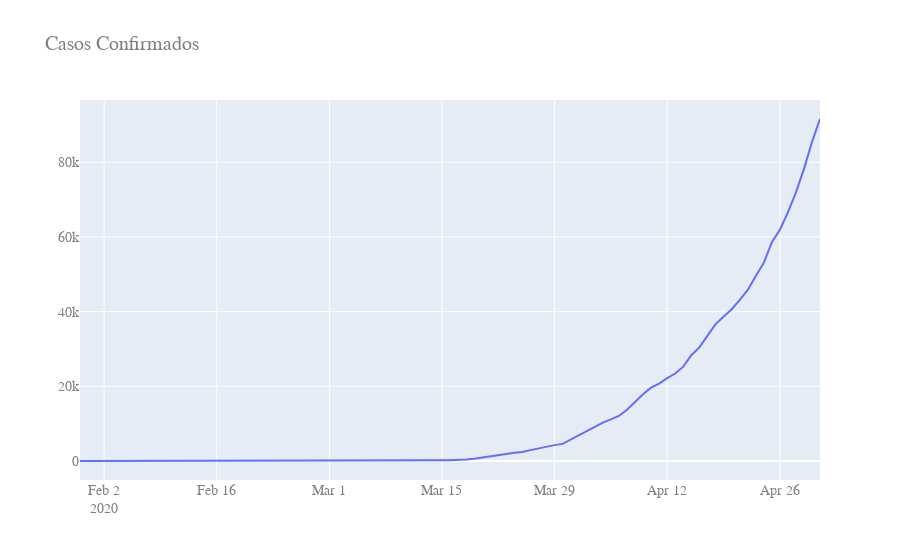

Notebook source saved alongside this figure:
### Markdown cell above
Foi feito o gráfico da curva epidemiológica do vírus ao longo deste perído de tempo, em termos de casos confirmados.

### Code cell
# Somar casos e mortes e juntar por dia
data_by_day = data.groupby(['date'])['cases','deaths'].agg('sum')

# Plot
layout = Layout(
    title="Casos Confirmados",
    font=dict(
        family="Courier New, monospace",
        size=14,
        color="#7f7f7f"
    )
)

fig = go.Figure(data=go.Line(x = data_by_day.index, y=data_by_day['cases']))

fig['layout'].update(layout)

fig.show()

### Figure 1 — Plotly figure (JSON) as saved in the notebook; plotly's stock layout.template omitted (floating-point values rounded to 4 significant figures)
{"data": [{"type": "scatter", "x": ["2020-01-30", "2020-01-31", "2020-02-01", "2020-02-02", "2020-02-03", "2020-02-04", "2020-02-05", "2020-02-06", "2020-02-07", "2020-02-08", "2020-02-09", "2020-02-10", "2020-02-11", "2020-02-12", "2020-02-13", "2020-02-14", "2020-02-15", "2020-02-16", "2020-02-17", "2020-02-18", "2020-02-19", "2020-02-20", "2020-02-21", "2020-02-22", "2020-02-23", "2020-02-24", "2020-02-25", "2020-02-26", "2020-02-27", "2020-02-28", "2020-02-29", "2020-03-01", "2020-03-02", "2020-03-03", "2020-03-04", "2020-03-05", "2020-03-06", "2020-03-07", "2020-03-08", "2020-03-09", "2020-03-10", "2020-03-11", "2020-03-12", "2020-03-13", "2020-03-14", "2020-03-15", "2020-03-16", "2020-03-17", "2020-03-18", "2020-03-19", "2020-03-20", "2020-03-21", "2020-03-22", "2020-03-23", "2020-03-24", "2020-03-25", "2020-03-26", "2020-03-27", "2020-03-28", "2020-03-29", "2020-03-30", "2020-03-31", "2020-04-01", "2020-04-02", "2020-04-03", "2020-04-04", "2020-04-05", "2020-04-06", "2020-04-07", "2020-04-08", "2020-04-09", "2020-04-10", "2020-04-11", "2020-04-12", "2020-04-13", "2020-04-14", "2020-04-15", "2020-04-16", "2020-04-17", "2020-04-18", "2020-04-19", "2020-04-20", "2020-04-21", "2020-04-22", "2020-04-23", "2020-04-24", "2020-04-25", "2020-04-26", "2020-04-27", "2020-04-28", "2020-04-29", "2020-04-30", "2020-05-01"], "y": [0, 0, 0, 0, 0, 0, 0, 0, 0, 0, 0, 0, 0, 0, 0, 0, 0, 0, 0, 0, 0, 0, 0, 0, 0, 0, 0, 1, 1, 1, 2, 2, 2, 2, 3, 7, 13, 19, 25, 25, 34, 52, 77, 98, 121, 200, 234, 291, 428, 621, 904, 1128, 1546, 1891, 2201, 2433, 2915, 3417, 3903, 4256, 4579, 5717, 6836, 7910, 9056, 10278, 11130, 12056, 13717, 15927, 17857, 19638, 20727, 22169, 23430, 25262, 28320, 30425, 33682, 36599, 38654, 40581, 43079, 45757, 49492, 52995, 58509, 61888, 66501, 71886, 78162, 85380, 91589]}], "layout": {"font": {"color": "#7f7f7f", "family": "Courier New, monospace", "size": 14}, "title": {"text": "Casos Confirmados"}}}
